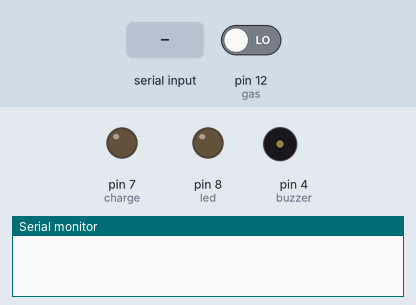
Recording of a sketch running on a simulated Arduino Uno, built with avr-gcc and run on an emulated ATmega328P. Parts: output pins drawn as LEDs (lit = HIGH), buzzer (waves = sounding, pin HIGH), the last lines printed to the serial monitor. Inputs (shaded band) come from the test bench; at power-on: pin 12 (gas) LOW.

Above: at 1.2 s.
1.3 s: "0" received over Serial
At 2.5 s:
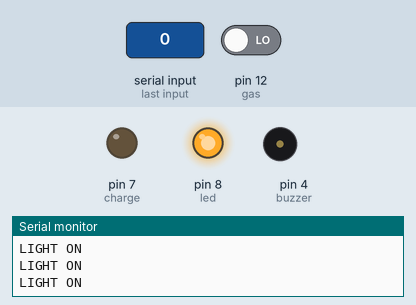
2.8 s: "2" received over Serial
At 3.4 s:
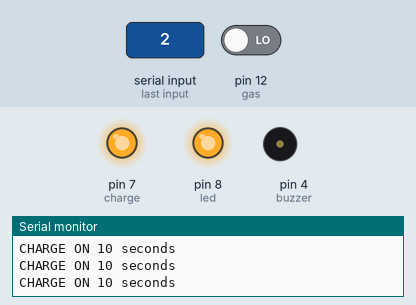
4.3 s: pin 12 (gas) driven HIGH
At 5.1 s:
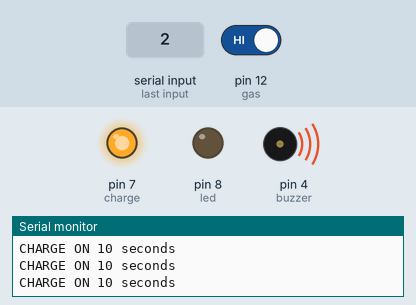
7.3 s: pin 12 (gas) driven LOW
At 8.2 s:
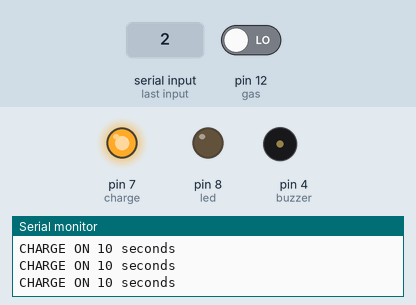
8.8 s: pin 12 (gas) driven HIGH
At 9.6 s:
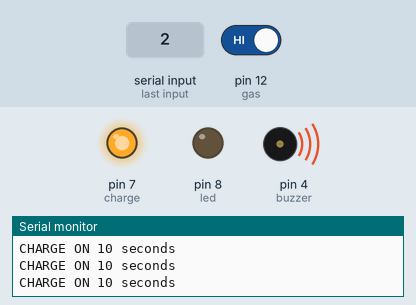
11.8 s: "0" received over Serial
At 12.7 s:
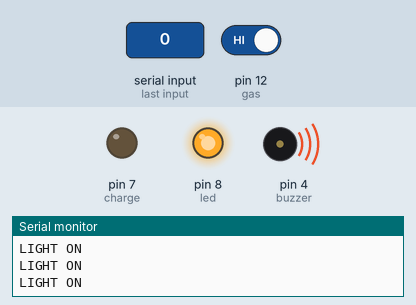
Timing chart, 0 to 23.3 s (numbered marks = the images above; inputs shaded):
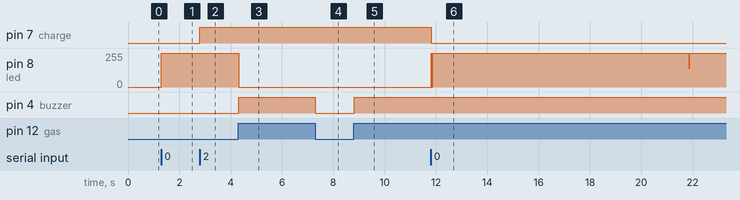

Measured:
- after the input at 1.3 s, pin 8 (led): 0/255 → 255/255 at once
- after the input at 2.8 s, pin 7 (charge): LOW → HIGH at once
- after the input at 4.3 s, pin 8 (led): 255/255 → 0/255 at once; pin 4 (buzzer): LOW → HIGH at once
- after the input at 7.3 s, pin 4 (buzzer): HIGH → LOW at once
- after the input at 8.8 s, pin 4 (buzzer): LOW → HIGH at once
- after the input at 11.8 s, pin 7 (charge): HIGH → LOW at once; pin 8 (led): 0/255 → 255/255 at once

The sketch:

isafewithdealy.ino
```cpp
int val;
unsigned long TIME;
int charge = 7;
int led = 8;
int gas = 12;
int buzzer = 4;


unsigned long delayStart = 0; //  delay started
bool delayRunning = false; // true if still waiting for delay to end

void setup() {


  pinMode(led, OUTPUT);
  pinMode(charge, OUTPUT);   // initialize
  pinMode(gas , INPUT);
  pinMode(buzzer, OUTPUT);

  digitalWrite(charge, LOW); // turn all off
  digitalWrite(led, LOW);

  Serial.begin(9600);

}

void loop() {

  if( Serial.available()){
    val = Serial.read();
  }

switch(val){
      case '0':
        digitalWrite(led, HIGH); //LED ON
        Serial.println("LIGHT ON");
        break;

      case '1':
        digitalWrite(led, LOW);  //LED OFF
        Serial.println("LIGHT OFF");
        break;

      case '2':

        TIME = 10000;     //10 second for demo
        delayStart = millis();   // start delay
        delayRunning = true; // not finished yet
        digitalWrite(charge, HIGH);
        Serial.println("CHARGE ON 10 seconds ");

        break;

      case '3':
        TIME = 1800000;           //30 minute
        delayStart = millis();
        delayRunning = true;
        digitalWrite(charge, HIGH);
        Serial.println("CHARGE ON 30 minute");

        break;

      case '4':
        TIME = 3600000;           //1 hour
        delayStart = millis();
        delayRunning = true;
        digitalWrite(charge, HIGH);
        Serial.println("CHARGE ON 1 hour");

        break;

      case '5':
        digitalWrite(charge, HIGH); //charger ON
        Serial.println("CHARGER ON");
        break;

      case '6':
        digitalWrite(charge, LOW);  //charger OFF
        Serial.println("CHARGER OFF");
        break;

      default:
        break;  // default code (should never run)
    }


if(digitalRead(gas) == HIGH)
{
digitalWrite(buzzer, HIGH);
digitalWrite(charge, LOW);
  digitalWrite(led, LOW);
}
else if(digitalRead(gas) == LOW)
{
digitalWrite(buzzer, LOW);
}


  // off after the TIME
  if (delayRunning && ((millis() - delayStart) >= TIME)) {
    delayRunning = false; //prevent this code being run more then once
    digitalWrite(charge, LOW); // turn off
    Serial.println("CHARGE COMPLETE");
  }
}
```
